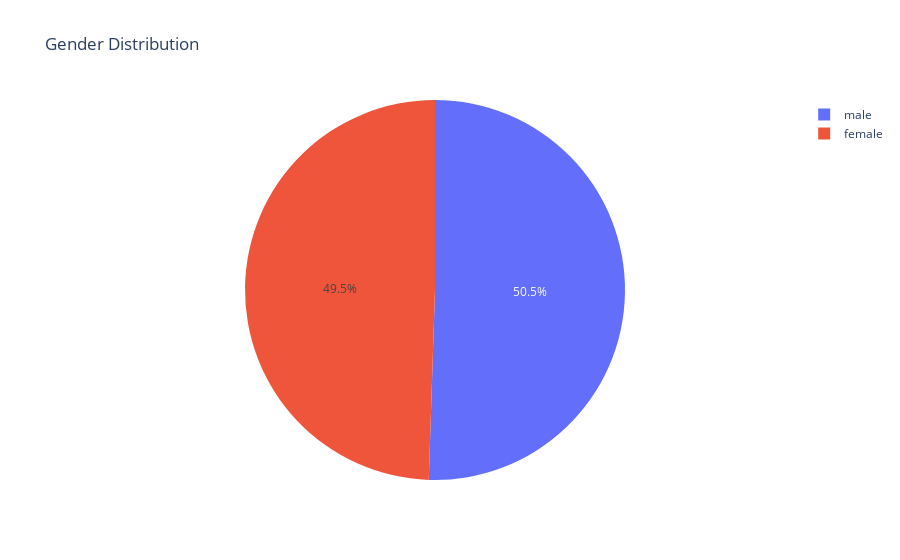
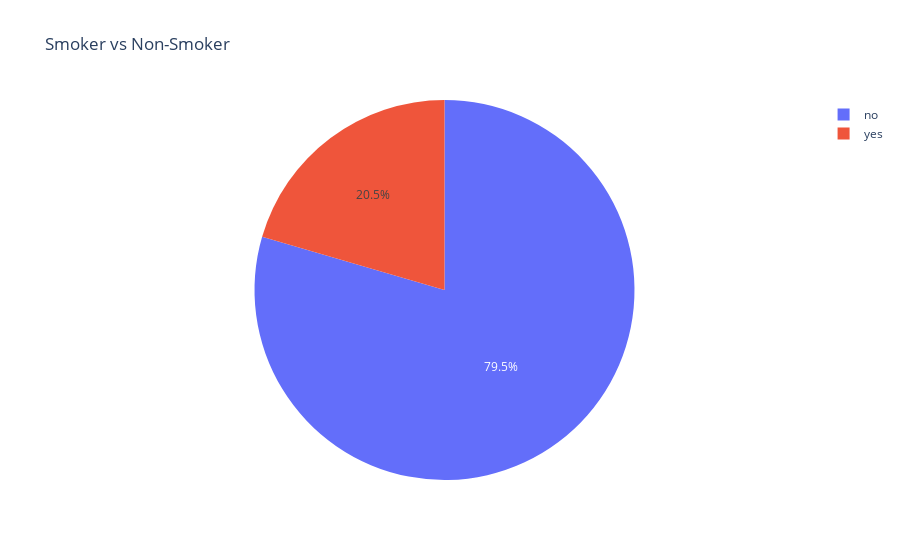
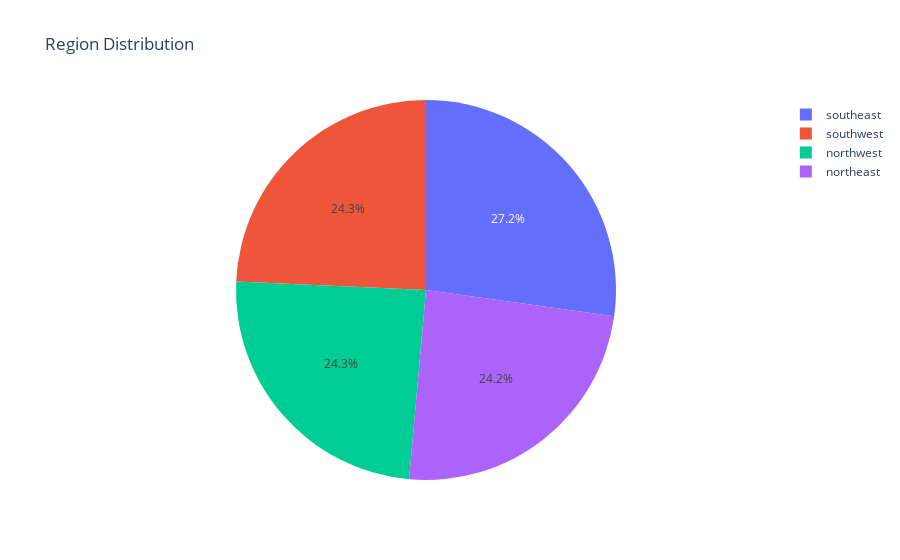
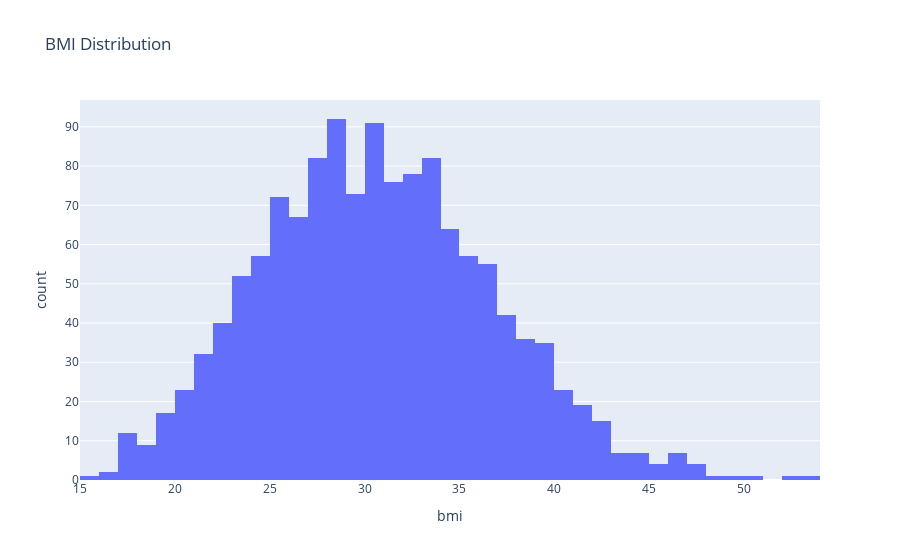

Notebook code for these charts, in order:
### Code cell
import plotly.express as px
import plotly.graph_objects as go

def explore_data_visually(df):
    charts = []

    # Gender breakdown (Male vs Female)
    charts.append(px.pie(df, names='sex', title='Gender Distribution'))

    # Smoking status (Yes vs No)
    charts.append(px.pie(df, names='smoker', title='Smoker vs Non-Smoker'))

    # Region-wise count of people
    charts.append(px.pie(df, names='region', title='Region Distribution'))

    # Body Mass Index distribution
    charts.append(px.histogram(df, x='bmi', nbins=40, title='BMI Distribution'))

    # Charges paid by customers
    charts.append(px.histogram(df, x='charges', nbins=40, title='Charges Distribution'))

    # Age distribution of all customers
    charts.append(px.histogram(df, x='age', nbins=40, title='Age Distribution'))

    # Number of children per customer
    charts.append(px.histogram(df, x='children', nbins=10, title='Children Count'))

    # Charges vs BMI (are higher BMI people charged more?)
    charts.append(px.scatter(df, x='bmi', y='charges', color='smoker',
                             title='Charges vs BMI'))

    # Charges vs Age (do older people pay more?)
    charts.append(px.scatter(df, x='age', y='charges', color='smoker',
                             title='Charges vs Age'))

    # Charges based on number of children
    charts.append(px.box(df, x='children', y='charges',
                         title='Charges by Number of Children'))

    # Charges across different regions
    charts.append(px.box(df, x='region', y='charges',
                         title='Charges by Region'))

    # BMI differences across gender
    charts.append(px.violin(df, x='sex', y='bmi', color='sex',
                            box=True, points='all',
                            title='BMI by Gender'))

    # Are men or women more likely to smoke?
    charts.append(px.histogram(df, x='sex', color='smoker', barmode='group',
                               title='Smoking Status by Gender'))

    # Charges comparison between smokers and non-smokers
    charts.append(px.box(df, x='smoker', y='charges', color='smoker',
                         title='Charges by Smoking Status'))

    # Correlation heatmap between numerical features
    corr = df.select_dtypes(include='number').corr()
    heatmap = go.Figure(data=go.Heatmap(
        z=corr.values,
        x=corr.columns,
        y=corr.columns,
        colorscale='RdBu',
        colorbar=dict(title='Correlation')
    ))
    heatmap.update_layout(title='Correlation Heatmap')
    charts.append(heatmap)

    return charts

# Run this to see all visualizations
all_charts = explore_data_visually(df)

for chart in all_charts:
    chart.show()

### Figure 1 — Plotly figure (JSON) as saved in the notebook; plotly's stock layout.template omitted (floating-point values rounded to 4 significant figures; data arrays with more than 128 entries replaced by an {"elided": "..."} marker saying what was removed)
{"data": [{"domain": {"x": [0, 1], "y": [0, 1]}, "hovertemplate": "sex=%{label}<extra></extra>", "labels": {"elided": "1338 str values"}, "legendgroup": "", "name": "", "showlegend": true, "type": "pie"}], "layout": {"legend": {"tracegroupgap": 0}, "title": {"text": "Gender Distribution"}}}

### Figure 2 — Plotly figure (JSON) as saved in the notebook; plotly's stock layout.template omitted (floating-point values rounded to 4 significant figures; data arrays with more than 128 entries replaced by an {"elided": "..."} marker saying what was removed)
{"data": [{"domain": {"x": [0, 1], "y": [0, 1]}, "hovertemplate": "smoker=%{label}<extra></extra>", "labels": {"elided": "1338 str values"}, "legendgroup": "", "name": "", "showlegend": true, "type": "pie"}], "layout": {"legend": {"tracegroupgap": 0}, "title": {"text": "Smoker vs Non-Smoker"}}}

### Figure 3 — Plotly figure (JSON) as saved in the notebook; plotly's stock layout.template omitted (floating-point values rounded to 4 significant figures; data arrays with more than 128 entries replaced by an {"elided": "..."} marker saying what was removed)
{"data": [{"domain": {"x": [0, 1], "y": [0, 1]}, "hovertemplate": "region=%{label}<extra></extra>", "labels": {"elided": "1338 str values"}, "legendgroup": "", "name": "", "showlegend": true, "type": "pie"}], "layout": {"legend": {"tracegroupgap": 0}, "title": {"text": "Region Distribution"}}}

### Figure 4 — Plotly figure (JSON) as saved in the notebook; plotly's stock layout.template omitted (floating-point values rounded to 4 significant figures; data arrays with more than 128 entries replaced by an {"elided": "..."} marker saying what was removed)
{"data": [{"bingroup": "x", "hovertemplate": "bmi=%{x}<br>count=%{y}<extra></extra>", "legendgroup": "", "marker": {"color": "#636efa", "pattern": {"shape": ""}}, "name": "", "nbinsx": 40, "orientation": "v", "showlegend": false, "type": "histogram", "x": {"elided": "1338 float values"}, "xaxis": "x", "yaxis": "y"}], "layout": {"barmode": "relative", "legend": {"tracegroupgap": 0}, "title": {"text": "BMI Distribution"}, "xaxis": {"anchor": "y", "domain": [0, 1], "title": {"text": "bmi"}}, "yaxis": {"anchor": "x", "domain": [0, 1], "title": {"text": "count"}}}}
